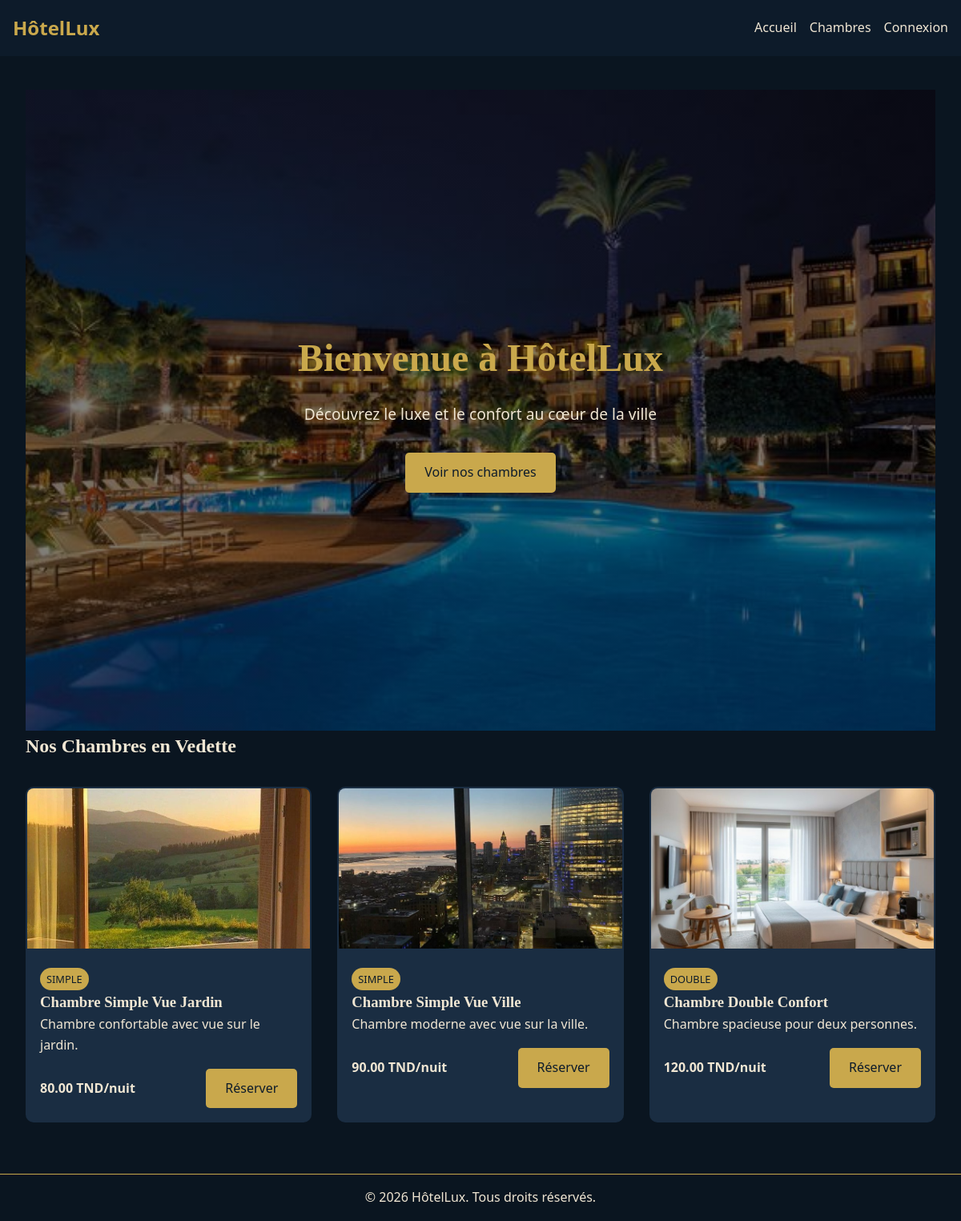
The page / on the database its author committed.
### tables this page shows
CREATE TABLE rooms (
    id INT AUTO_INCREMENT PRIMARY KEY,
    name VARCHAR(100) NOT NULL,
    type ENUM('simple','double','suite') NOT NULL,
    price_per_night DECIMAL(8,2) NOT NULL,
    capacity INT NOT NULL,
    description TEXT,
    image VARCHAR(255),
    available BOOLEAN DEFAULT TRUE
);

### index.php (the view, shortened to what this page needs)
<?php session_start(); require_once 'back/config.php'; ?>
<!DOCTYPE html>
<html lang="fr">
<head>
    <link rel="stylesheet" href="css/style.css">
</head>
<body>
    <header>
        <div class="logo">HôtelLux</div>
        <nav>
            <ul id="nav-menu">
                <li><a href="index.php">Accueil</a></li>
                <li><a href="rooms.php">Chambres</a></li>
                <?php if(isset($_SESSION['user_id'])): ?>
                    <li><a href="booking.php">Réserver</a></li>
                    <?php if($_SESSION['role']==='admin'): ?>
                        <li><a href="dashboard.php">Admin</a></li>
                    <?php endif; ?>
                    <li><a href="logout.php">Déconnexion</a></li>
                <?php else: ?>
                    <li><a href="auth.php">Connexion</a></li>
                <?php endif; ?>
            </ul>
        </nav>
    </header>
    <main>
        <section class="hero">
            <div class="hero-content">
                <h1>Bienvenue à HôtelLux</h1>
                <p>Découvrez le luxe et le confort au cœur de la ville</p>
                <a href="rooms.php" class="btn-primary">Voir nos chambres</a>
            </div>
        </section>
        <section class="featured-rooms">
            <h2>Nos Chambres en Vedette</h2>
            <div class="rooms-grid" id="rooms-container">
                <?php
                $stmt = $pdo->query("SELECT * FROM rooms WHERE available=1 LIMIT 3");
                while($room = $stmt->fetch()):
                ?>
                <article class="room-card" data-type="<?= $room['type'] ?>">
                    <img src="<?= htmlspecialchars($room['image']) ?>" alt="<?= htmlspecialchars($room['name']) ?>">
                    <div class="card-body">
                        <span class="badge"><?= htmlspecialchars($room['type']) ?></span>
                        <h3><?= htmlspecialchars($room['name']) ?></h3>
                        <p><?= htmlspecialchars($room['description']) ?></p>
                        <div class="card-footer">
                            <strong><?= $room['price_per_night'] ?> TND/nuit</strong>
                            <a href="booking.php?room_id=<?= $room['id'] ?>"
                               class="btn-primary">Réserver</a>
                        </div>
                    </div>
                </article>
                <?php endwhile; ?>
            </div>
        </section>
    </main>
    <footer>
        <p>&copy; 2026 HôtelLux. Tous droits réservés.</p>
    </footer>
</body>
</html>

### css/style.css (style rules this page uses)
:root { --primary: #0d1b2a; --accent: #c9a84c; --text: #f0e6d3; --bg: #0a1520; --card-bg: #1a2d42; --border: #2a4060; --error: #e74c3c; --success: #2ecc71; --warning: #f39c12; }
* { box-sizing: border-box; margin: 0; padding: 0; }
body { background-color: var(--bg); color: var(--text); font-family: 'Segoe UI', Tahoma, Geneva, Verdana, sans-serif; line-height: 1.6; }
h1, h2, h3 { font-family: 'Georgia', serif; }
header { position: fixed; top: 0; width: 100%; background-color: var(--primary); padding: 1rem; display: flex; justify-content: space-between; align-items: center; z-index: 1000; }
.logo { font-size: 1.5rem; font-weight: bold; color: var(--accent); }
nav ul { list-style: none; display: flex; gap: 1rem; }
nav a { text-decoration: none; color: var(--text); transition: color 0.3s; }
#nav-menu { display: flex; }
main { margin-top: 80px; padding: 2rem; }
.hero { min-height: 100vh; background: linear-gradient(rgba(0,0,0,0.5), rgba(0,0,0,0.5)), url('../images/interface.jpg'); background-size: cover; background-position: center; display: flex; align-items: center; justify-content: center; text-align: center; }
.hero h1 { font-size: 3rem; color: var(--accent); margin-bottom: 1rem; }
.hero p { font-size: 1.2rem; margin-bottom: 2rem; }
.btn-primary { background-color: var(--accent); color: var(--primary); padding: 0.75rem 1.5rem; border: none; border-radius: 5px; text-decoration: none; display: inline-block; transition: background-color 0.3s; cursor: pointer; }
.rooms-grid { display: grid; grid-template-columns: repeat(auto-fit, minmax(300px, 1fr)); gap: 2rem; margin-top: 2rem; }
.room-card { background-color: var(--card-bg); border-radius: 10px; overflow: hidden; border: 2px solid transparent; transition: transform 0.3s, border-color 0.3s; }
.room-card img { width: 100%; height: 200px; object-fit: cover; }
.card-body { padding: 1rem; }
.badge { display: inline-block; background-color: var(--accent); color: var(--primary); padding: 0.25rem 0.5rem; border-radius: 20px; font-size: 0.8rem; text-transform: uppercase; }
.card-footer { display: flex; justify-content: space-between; align-items: center; margin-top: 1rem; }
footer { text-align: center; padding: 1rem; border-top: 1px solid var(--accent); margin-top: 2rem; }

### rows shown on the page
rooms: image (picture), type "SIMPLE", name "Chambre Simple Vue Jardin", description "Chambre confortable avec vue sur le jardin.", price_per_night "80.00"
rooms: image (picture), type "SIMPLE", name "Chambre Simple Vue Ville", description "Chambre moderne avec vue sur la ville.", price_per_night "90.00"
rooms: image (picture), type "DOUBLE", name "Chambre Double Confort", description "Chambre spacieuse pour deux personnes.", price_per_night "120.00"
